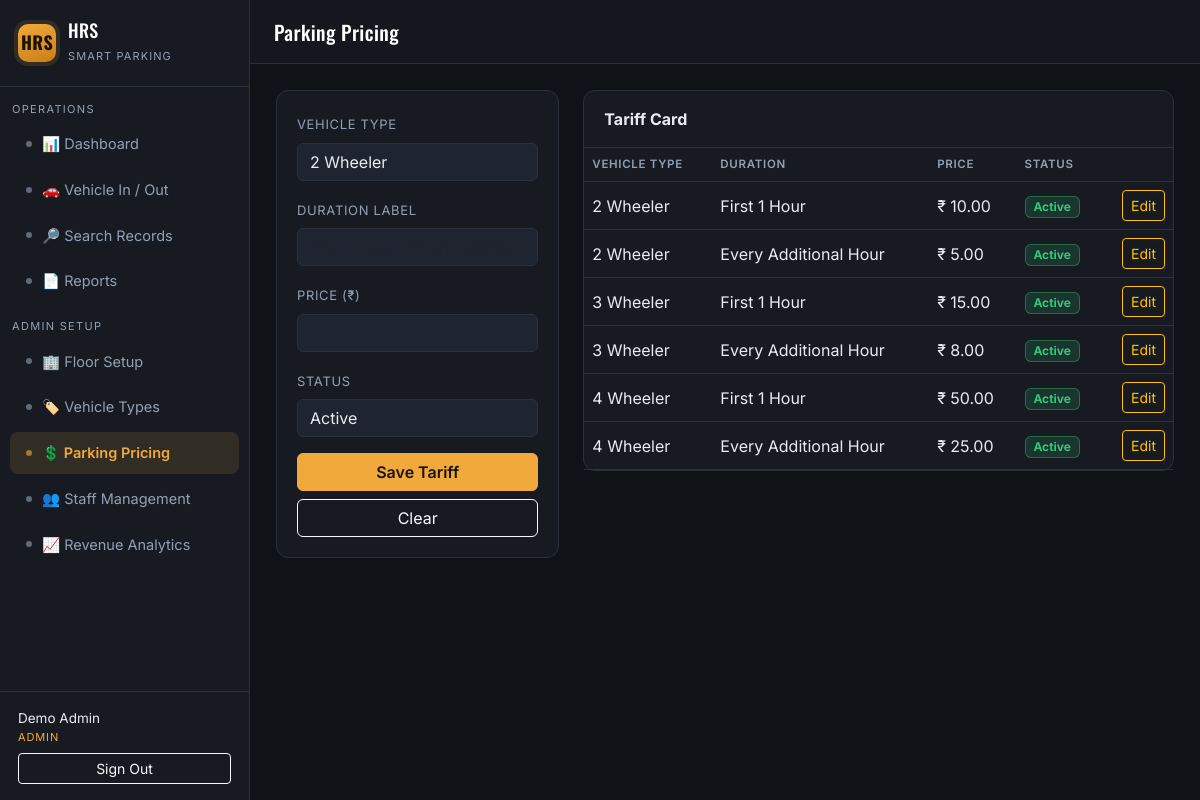
Page /admin/pricing.php (signed in) on the committed database.
### tables this page shows
CREATE TABLE `parking_price` (
  `pprice_id` int(11) NOT NULL AUTO_INCREMENT,
  `price` decimal(10,2) NOT NULL,
  `duration` varchar(50) NOT NULL,
  `vehicle_type` enum('2 Wheeler','3 Wheeler','4 Wheeler') NOT NULL,
  `price_status` enum('Active','Inactive') NOT NULL DEFAULT 'Active',
  `record_entry_date` timestamp NOT NULL DEFAULT current_timestamp(),
  PRIMARY KEY (`pprice_id`)
);

### config/session.php (called while the page is built, shortened)
<?php
function h($str) { return htmlspecialchars($str ?? '', ENT_QUOTES, 'UTF-8'); }

### admin/pricing.php (the view, shortened to what this page needs)
<?php
require_once __DIR__ . '/../config/session.php';
$rows = mysqli_query($conn, "SELECT * FROM parking_price ORDER BY vehicle_type, pprice_id");
?>
<!DOCTYPE html>
<html lang="en">
<head>
<link rel="stylesheet" href="https://cdn.jsdelivr.net/npm/bootstrap@5.3.3/dist/css/bootstrap.min.css">
<link rel="stylesheet" href="../assets/css/style.css">
</head>
<body>
<div class="app-shell">
  <?php include __DIR__ . '/../partials/sidebar.php'; ?>
  <main class="main">
    <div class="topbar"><h5>Parking Pricing</h5></div>
    <div class="content">
      <div class="row g-4">
        <div class="col-lg-4">
          <div class="panel panel-body">
            <form method="post" id="priceForm">
              <div class="mb-3"><label class="form-label">Vehicle Type</label>
                <select name="vehicle_type" id="p_vtype" class="form-select" required>
                  <option>2 Wheeler</option><option>3 Wheeler</option><option>4 Wheeler</option>
                </select>
              </div>
              <div class="mb-3"><label class="form-label">Duration Label</label>
                <input type="text" name="duration" id="p_duration" class="form-control" placeholder="First 1 Hour / Every Additional Hour" required>
              </div>
              <div class="mb-3"><label class="form-label">Price (₹)</label>
                <input type="number" step="0.01" name="price" id="p_price" class="form-control" required>
              </div>
              <div class="mb-3"><label class="form-label">Status</label>
                <select name="price_status" id="p_status" class="form-select"><option>Active</option><option>Inactive</option></select>
              </div>
              <button class="btn btn-amber w-100" name="save_price">Save Tariff</button>
              <button type="button" class="btn btn-outline-light w-100 mt-2" onclick="document.getElementById('priceForm').reset();document.getElementById('p_id').value=''">Clear</button>
            </form>
          </div>
        </div>
        <div class="col-lg-8">
          <div class="panel">
            <div class="panel-header"><strong>Tariff Card</strong></div>
            <div class="panel-body p-0">
              <table class="table table-dark-msp mb-0">
                <thead><tr><th>Vehicle Type</th><th>Duration</th><th>Price</th><th>Status</th><th></th></tr></thead>
                <tbody>
                <?php while ($p = mysqli_fetch_assoc($rows)): ?>
                  <tr>
                    <td><?php echo h($p['vehicle_type']); ?></td>
                    <td><?php echo h($p['duration']); ?></td>
                    <td>&#8377; <?php echo number_format($p['price'],2); ?></td>
                    <td><span class="badge <?php echo $p['price_status']==='Active'?'badge-active':'badge-inactive'; ?>"><?php echo h($p['price_status']); ?></span></td>
                    <td class="text-end"><button class="btn btn-sm btn-outline-warning" onclick='editPrice(<?php echo json_encode($p); ?>)'>Edit</button></td>
                  </tr>
                <?php endwhile; ?>
                </tbody>
              </table>
            </div>
          </div>
        </div>
      </div>
    </div>
  </main>
</div>
</body>
</html>

### assets/css/style.css (style rules this page uses)
:root { --ink:#0F1216; --panel:#171B21; --panel-2:#1E2430; --line:#2A313D; --amber:#F2A93B; --amber-dim:#8A6323; --ok:#34C77B; --busy:#E5484D; --text:#E8ECF1; --text-dim:#93A0B4; }
html,body { background:var(--ink);color:var(--text);font-family:'Inter',sans-serif; }
h1,h2,h3,h4,h5,.brand-mark,.section-title { font-family:'Oswald',sans-serif;letter-spacing:.02em; }
.app-shell { display:flex;min-height:100vh; }
.main { flex:1;min-width:0; }
.topbar { height:64px;border-bottom:1px solid var(--line);display:flex;align-items:center; justify-content:space-between;padding:0 24px;background:rgba(23,27,33,.7);backdrop-filter:blur(6px); position:sticky;top:0;z-index:20; }
.topbar h5 { margin:0;color:#fff; }
.content { padding:26px; }
.panel { background:var(--panel);border:1px solid var(--line);border-radius:12px; }
.panel-header { padding:16px 20px;border-bottom:1px solid var(--line);display:flex;align-items:center;justify-content:space-between; }
.panel-body { padding:20px; }
.table-dark-msp { --bs-table-bg:transparent;color:var(--text); }
.table-dark-msp thead th { color:var(--text-dim);text-transform:uppercase;font-size:11.5px;letter-spacing:.06em;border-bottom:1px solid var(--line);font-weight:600; }
.table-dark-msp td, .table-dark-msp th { color:var(--text); border-color:var(--line);vertical-align:middle; }
.badge-active { background:rgba(52,199,123,.15);color:var(--ok);border:1px solid rgba(52,199,123,.4); }
.panel .form-control, .panel .form-select { background:var(--panel-2);border:1px solid var(--line);color:var(--text); }
.panel label { color:var(--text-dim);font-size:13px;text-transform:uppercase;letter-spacing:.05em; }
.btn-amber { background:var(--amber);border-color:var(--amber);color:#1a1200;font-weight:600; }

### rows in the picture
parking_price: vehicle_type "2 Wheeler", duration "First 1 Hour", price "10.00", price_status "Active"
parking_price: vehicle_type "2 Wheeler", duration "Every Additional Hour", price "5.00", price_status "Active"
parking_price: vehicle_type "3 Wheeler", duration "First 1 Hour", price "15.00", price_status "Active"
parking_price: vehicle_type "3 Wheeler", duration "Every Additional Hour", price "8.00", price_status "Active"
parking_price: vehicle_type "4 Wheeler", duration "First 1 Hour", price "50.00", price_status "Active"
parking_price: vehicle_type "4 Wheeler", duration "Every Additional Hour", price "25.00", price_status "Active"

### other values in the picture
$icon "📊 🚗 🔎 📄 🏢 🏷️ 💲 👥 📈"
$label "Dashboard Vehicle In / Out Search Records Reports Floor Setup Vehicle Types Parking Pricing Staff Management Revenue Analytics"
$_SESSION['staff_name'] "Demo Admin"
$_SESSION['staff_type'] "ADMIN"
